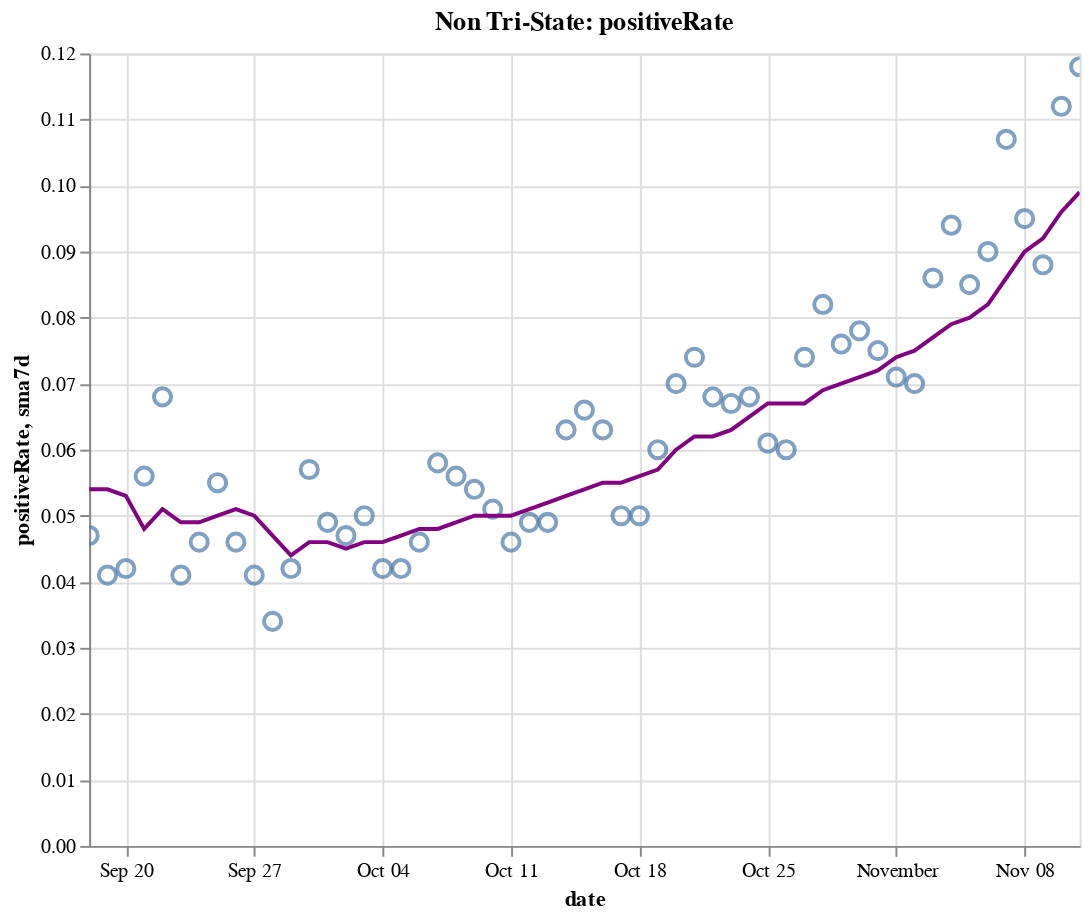

Notebook source saved alongside this figure:
### Code cell
create_plot(non_tristate, 'positiveRate')

### Figure 1 — Vega-Lite specification as saved in the notebook (floating-point values rounded to 4 significant figures)
{"config": {"view": {"continuousWidth": 400, "continuousHeight": 300}}, "layer": [{"layer": [{"mark": {"type": "point", "size": 75}, "encoding": {"tooltip": [{"type": "temporal", "field": "date"}, {"type": "quantitative", "field": "positiveRate"}, {"type": "quantitative", "field": "sma7d"}], "x": {"type": "temporal", "field": "date"}, "y": {"type": "quantitative", "field": "positiveRate"}}, "selection": {"selector016": {"type": "interval", "bind": "scales", "encodings": ["x", "y"]}}}, {"mark": {"type": "line", "color": "purple"}, "encoding": {"x": {"type": "temporal", "field": "date"}, "y": {"type": "quantitative", "field": "sma7d"}}}]}, {"mark": {"type": "rule", "color": "#aaa"}, "encoding": {"x": {"type": "temporal", "field": "date"}}, "transform": [{"filter": {"selection": "selector015"}}]}, {"mark": "circle", "encoding": {"opacity": {"condition": {"value": 1, "selection": "selector015"}, "value": 0}, "tooltip": [{"type": "temporal", "field": "date"}, {"type": "quantitative", "field": "positiveRate"}, {"type": "quantitative", "field": "sma7d"}], "x": {"type": "temporal", "field": "date"}, "y": {"type": "quantitative", "field": "positiveRate"}}, "selection": {"selector015": {"type": "single", "encodings": ["x"], "on": "mouseover", "nearest": true, "empty": "none"}}}, {"mark": {"type": "text", "align": "left", "dx": 5, "dy": -5, "stroke": "white", "strokeWidth": 2}, "encoding": {"text": {"type": "quantitative", "field": "positiveRate"}, "tooltip": [{"type": "temporal", "field": "date"}, {"type": "quantitative", "field": "positiveRate"}, {"type": "quantitative", "field": "sma7d"}], "x": {"type": "temporal", "field": "date"}, "y": {"type": "quantitative", "field": "positiveRate"}}, "transform": [{"filter": {"selection": "selector015"}}]}, {"mark": {"type": "text", "align": "left", "dx": 5, "dy": -5}, "encoding": {"text": {"type": "quantitative", "field": "positiveRate"}, "tooltip": [{"type": "temporal", "field": "date"}, {"type": "quantitative", "field": "positiveRate"}, {"type": "quantitative", "field": "sma7d"}], "x": {"type": "temporal", "field": "date"}, "y": {"type": "quantitative", "field": "positiveRate"}}, "transform": [{"filter": {"selection": "selector015"}}]}], "data": {"name": "data-70deb947f0da413fd2099fa2e5529700"}, "height": 400, "title": "Non Tri-State: positiveRate", "width": 500, "$schema": "https://vega.github.io/schema/vega-lite/v4.8.1.json", "datasets": {"data-70deb947f0da413fd2099fa2e5529700": [{"date": "2020-09-18T00:00:00", "totalTestResultsIncrease": 963400.0, "positiveIncrease": 45700.0, "death": 144600.0, "deathIncrease": 883.0, "positiveRate": 0.047, "state": "Non Tri-State", "sma7d": 0.054}, {"date": "2020-09-19T00:00:00", "totalTestResultsIncrease": 1065000.0, "positiveIncrease": 43440.0, "death": 145300.0, "deathIncrease": 735.0, "positiveRate": 0.041, "state": "Non Tri-State", "sma7d": 0.054}, {"date": "2020-09-20T00:00:00", "totalTestResultsIncrease": 817600.0, "positiveIncrease": 34370.0, "death": 145600.0, "deathIncrease": 322.0, "positiveRate": 0.042, "state": "Non Tri-State", "sma7d": 0.053}, {"date": "2020-09-21T00:00:00", "totalTestResultsIncrease": 670700.0, "positiveIncrease": 37600.0, "death": 145900.0, "deathIncrease": 281.0, "positiveRate": 0.056, "state": "Non Tri-State", "sma7d": 0.048}, {"date": "2020-09-22T00:00:00", "totalTestResultsIncrease": 710300.0, "positiveIncrease": 48040.0, "death": 146800.0, "deathIncrease": 842.0, "positiveRate": 0.068, "state": "Non Tri-State", "sma7d": 0.051}, {"date": "2020-09-23T00:00:00", "totalTestResultsIncrease": 904300.0, "positiveIncrease": 37320.0, "death": 147900.0, "deathIncrease": 1145.0, "positiveRate": 0.041, "state": "Non Tri-State", "sma7d": 0.049}, {"date": "2020-09-24T00:00:00", "totalTestResultsIncrease": 900000.0, "positiveIncrease": 41570.0, "death": 148800.0, "deathIncrease": 908.0, "positiveRate": 0.046, "state": "Non Tri-State", "sma7d": 0.049}, {"date": "2020-09-25T00:00:00", "totalTestResultsIncrease": 977000.0, "positiveIncrease": 53570.0, "death": 149700.0, "deathIncrease": 829.0, "positiveRate": 0.055, "state": "Non Tri-State", "sma7d": 0.05}, {"date": "2020-09-26T00:00:00", "totalTestResultsIncrease": 989400.0, "positiveIncrease": 45820.0, "death": 150500.0, "deathIncrease": 859.0, "positiveRate": 0.046, "state": "Non Tri-State", "sma7d": 0.051}, {"date": "2020-09-27T00:00:00", "totalTestResultsIncrease": 820100.0, "positiveIncrease": 33500.0, "death": 150800.0, "deathIncrease": 295.0, "positiveRate": 0.041, "state": "Non Tri-State", "sma7d": 0.05}, {"date": "2020-09-28T00:00:00", "totalTestResultsIncrease": 1006000.0, "positiveIncrease": 34100.0, "death": 151100.0, "deathIncrease": 245.0, "positiveRate": 0.034, "state": "Non Tri-State", "sma7d": 0.047}, {"date": "2020-09-29T00:00:00", "totalTestResultsIncrease": 815000.0, "positiveIncrease": 34460.0, "death": 151800.0, "deathIncrease": 725.0, "positiveRate": 0.042, "state": "Non Tri-State", "sma7d": 0.044}, {"date": "2020-09-30T00:00:00", "totalTestResultsIncrease": 747700.0, "positiveIncrease": 42330.0, "death": 152800.0, "deathIncrease": 1040.0, "positiveRate": 0.057, "state": "Non Tri-State", "sma7d": 0.046}, {"date": "2020-10-01T00:00:00", "totalTestResultsIncrease": 878000.0, "positiveIncrease": 43290.0, "death": 153600.0, "deathIncrease": 832.0, "positiveRate": 0.049, "state": "Non Tri-State", "sma7d": 0.046}, {"date": "2020-10-02T00:00:00", "totalTestResultsIncrease": 991700.0, "positiveIncrease": 46240.0, "death": 154500.0, "deathIncrease": 822.0, "positiveRate": 0.047, "state": "Non Tri-State", "sma7d": 0.045}, {"date": "2020-10-03T00:00:00", "totalTestResultsIncrease": 964800.0, "positiveIncrease": 48330.0, "death": 155200.0, "deathIncrease": 729.0, "positiveRate": 0.05, "state": "Non Tri-State", "sma7d": 0.046}, {"date": "2020-10-04T00:00:00", "totalTestResultsIncrease": 857600.0, "positiveIncrease": 36440.0, "death": 155500.0, "deathIncrease": 348.0, "positiveRate": 0.042, "state": "Non Tri-State", "sma7d": 0.046}, {"date": "2020-10-05T00:00:00", "totalTestResultsIncrease": 839900.0, "positiveIncrease": 35590.0, "death": 155900.0, "deathIncrease": 312.0, "positiveRate": 0.042, "state": "Non Tri-State", "sma7d": 0.047}, {"date": "2020-10-06T00:00:00", "totalTestResultsIncrease": 792300.0, "positiveIncrease": 36270.0, "death": 156500.0, "deathIncrease": 612.0, "positiveRate": 0.046, "state": "Non Tri-State", "sma7d": 0.048}, {"date": "2020-10-07T00:00:00", "totalTestResultsIncrease": 834500.0, "positiveIncrease": 48560.0, "death": 157400.0, "deathIncrease": 901.0, "positiveRate": 0.058, "state": "Non Tri-State", "sma7d": 0.048}, {"date": "2020-10-08T00:00:00", "totalTestResultsIncrease": 915600.0, "positiveIncrease": 51600.0, "death": 158300.0, "deathIncrease": 963.0, "positiveRate": 0.056, "state": "Non Tri-State", "sma7d": 0.049}, {"date": "2020-10-09T00:00:00", "totalTestResultsIncrease": 1008000.0, "positiveIncrease": 53980.0, "death": 159200.0, "deathIncrease": 880.0, "positiveRate": 0.054, "state": "Non Tri-State", "sma7d": 0.05}, {"date": "2020-10-10T00:00:00", "totalTestResultsIncrease": 1078000.0, "positiveIncrease": 54940.0, "death": 159900.0, "deathIncrease": 650.0, "positiveRate": 0.051, "state": "Non Tri-State", "sma7d": 0.05}, {"date": "2020-10-11T00:00:00", "totalTestResultsIncrease": 964200.0, "positiveIncrease": 44810.0, "death": 160300.0, "deathIncrease": 458.0, "positiveRate": 0.046, "state": "Non Tri-State", "sma7d": 0.05}, {"date": "2020-10-12T00:00:00", "totalTestResultsIncrease": 815000.0, "positiveIncrease": 39940.0, "death": 160600.0, "deathIncrease": 271.0, "positiveRate": 0.049, "state": "Non Tri-State", "sma7d": 0.051}, {"date": "2020-10-13T00:00:00", "totalTestResultsIncrease": 927400.0, "positiveIncrease": 45450.0, "death": 161300.0, "deathIncrease": 671.0, "positiveRate": 0.049, "state": "Non Tri-State", "sma7d": 0.052}, {"date": "2020-10-14T00:00:00", "totalTestResultsIncrease": 857000.0, "positiveIncrease": 53900.0, "death": 162100.0, "deathIncrease": 791.0, "positiveRate": 0.063, "state": "Non Tri-State", "sma7d": 0.053}, {"date": "2020-10-15T00:00:00", "totalTestResultsIncrease": 919700.0, "positiveIncrease": 60250.0, "death": 163000.0, "deathIncrease": 929.0, "positiveRate": 0.066, "state": "Non Tri-State", "sma7d": 0.054}, {"date": "2020-10-16T00:00:00", "totalTestResultsIncrease": 1030000.0, "positiveIncrease": 64620.0, "death": 163800.0, "deathIncrease": 860.0, "positiveRate": 0.063, "state": "Non Tri-State", "sma7d": 0.055}, {"date": "2020-10-17T00:00:00", "totalTestResultsIncrease": 1101000.0, "positiveIncrease": 55030.0, "death": 164600.0, "deathIncrease": 769.0, "positiveRate": 0.05, "state": "Non Tri-State", "sma7d": 0.055}, {"date": "2020-10-18T00:00:00", "totalTestResultsIncrease": 924000.0, "positiveIncrease": 45970.0, "death": 165000.0, "deathIncrease": 379.0, "positiveRate": 0.05, "state": "Non Tri-State", "sma7d": 0.056}, {"date": "2020-10-19T00:00:00", "totalTestResultsIncrease": 898100.0, "positiveIncrease": 53520.0, "death": 165400.0, "deathIncrease": 426.0, "positiveRate": 0.06, "state": "Non Tri-State", "sma7d": 0.057}, {"date": "2020-10-20T00:00:00", "totalTestResultsIncrease": 825900.0, "positiveIncrease": 57690.0, "death": 166200.0, "deathIncrease": 801.0, "positiveRate": 0.07, "state": "Non Tri-State", "sma7d": 0.06}, {"date": "2020-10-21T00:00:00", "totalTestResultsIncrease": 770100.0, "positiveIncrease": 57180.0, "death": 167200.0, "deathIncrease": 991.0, "positiveRate": 0.074, "state": "Non Tri-State", "sma7d": 0.062}, {"date": "2020-10-22T00:00:00", "totalTestResultsIncrease": 1028000.0, "positiveIncrease": 69600.0, "death": 168300.0, "deathIncrease": 1108.0, "positiveRate": 0.068, "state": "Non Tri-State", "sma7d": 0.062}, {"date": "2020-10-23T00:00:00", "totalTestResultsIncrease": 1173000.0, "positiveIncrease": 78900.0, "death": 169200.0, "deathIncrease": 888.0, "positiveRate": 0.067, "state": "Non Tri-State", "sma7d": 0.063}, {"date": "2020-10-24T00:00:00", "totalTestResultsIncrease": 1162000.0, "positiveIncrease": 78780.0, "death": 170100.0, "deathIncrease": 869.0, "positiveRate": 0.068, "state": "Non Tri-State", "sma7d": 0.065}, {"date": "2020-10-25T00:00:00", "totalTestResultsIncrease": 1025000.0, "positiveIncrease": 62330.0, "death": 170400.0, "deathIncrease": 361.0, "positiveRate": 0.061, "state": "Non Tri-State", "sma7d": 0.067}, {"date": "2020-10-26T00:00:00", "totalTestResultsIncrease": 957700.0, "positiveIncrease": 57650.0, "death": 170800.0, "deathIncrease": 358.0, "positiveRate": 0.06, "state": "Non Tri-State", "sma7d": 0.067}, {"date": "2020-10-27T00:00:00", "totalTestResultsIncrease": 926400.0, "positiveIncrease": 68820.0, "death": 171700.0, "deathIncrease": 895.0, "positiveRate": 0.074, "state": "Non Tri-State", "sma7d": 0.067}, {"date": "2020-10-28T00:00:00", "totalTestResultsIncrease": 902800.0, "positiveIncrease": 74450.0, "death": 172700.0, "deathIncrease": 983.0, "positiveRate": 0.082, "state": "Non Tri-State", "sma7d": 0.069}, {"date": "2020-10-29T00:00:00", "totalTestResultsIncrease": 1085000.0, "positiveIncrease": 82620.0, "death": 173700.0, "deathIncrease": 1017.0, "positiveRate": 0.076, "state": "Non Tri-State", "sma7d": 0.07}, {"date": "2020-10-30T00:00:00", "totalTestResultsIncrease": 1182000.0, "positiveIncrease": 91720.0, "death": 174600.0, "deathIncrease": 907.0, "positiveRate": 0.078, "state": "Non Tri-State", "sma7d": 0.071}, {"date": "2020-10-31T00:00:00", "totalTestResultsIncrease": 1155000.0, "positiveIncrease": 87080.0, "death": 175500.0, "deathIncrease": 949.0, "positiveRate": 0.075, "state": "Non Tri-State", "sma7d": 0.072}, {"date": "2020-11-01T00:00:00", "totalTestResultsIncrease": 988900.0, "positiveIncrease": 70050.0, "death": 175900.0, "deathIncrease": 370.0, "positiveRate": 0.071, "state": "Non Tri-State", "sma7d": 0.074}, {"date": "2020-11-02T00:00:00", "totalTestResultsIncrease": 1089000.0, "positiveIncrease": 76600.0, "death": 176400.0, "deathIncrease": 448.0, "positiveRate": 0.07, "state": "Non Tri-State", "sma7d": 0.075}, {"date": "2020-11-03T00:00:00", "totalTestResultsIncrease": 953100.0, "positiveIncrease": 81930.0, "death": 177900.0, "deathIncrease": 1496.0, "positiveRate": 0.086, "state": "Non Tri-State", "sma7d": 0.077}, {"date": "2020-11-04T00:00:00", "totalTestResultsIncrease": 1037000.0, "positiveIncrease": 96990.0, "death": 178900.0, "deathIncrease": 1067.0, "positiveRate": 0.094, "state": "Non Tri-State", "sma7d": 0.079}, {"date": "2020-11-05T00:00:00", "totalTestResultsIncrease": 1296000.0, "positiveIncrease": 109500.0, "death": 180000.0, "deathIncrease": 1077.0, "positiveRate": 0.085, "state": "Non Tri-State", "sma7d": 0.08}, {"date": "2020-11-06T00:00:00", "totalTestResultsIncrease": 1326000.0, "positiveIncrease": 118800.0, "death": 181100.0, "deathIncrease": 1140.0, "positiveRate": 0.09, "state": "Non Tri-State", "sma7d": 0.082}, {"date": "2020-11-07T00:00:00", "totalTestResultsIncrease": 1142000.0, "positiveIncrease": 122400.0, "death": 182200.0, "deathIncrease": 1077.0, "positiveRate": 0.107, "state": "Non Tri-State", "sma7d": 0.086}, {"date": "2020-11-08T00:00:00", "totalTestResultsIncrease": 1112000.0, "positiveIncrease": 105400.0, "death": 182700.0, "deathIncrease": 464.0, "positiveRate": 0.095, "state": "Non Tri-State", "sma7d": 0.09}, {"date": "2020-11-09T00:00:00", "totalTestResultsIncrease": 1246000.0, "positiveIncrease": 110200.0, "death": 183200.0, "deathIncrease": 516.0, "positiveRate": 0.088, "state": "Non Tri-State", "sma7d": 0.092}, {"date": "2020-11-10T00:00:00", "totalTestResultsIncrease": 1083000.0, "positiveIncrease": 121700.0, "death": 184500.0, "deathIncrease": 1285.0, "positiveRate": 0.112, "state": "Non Tri-State", "sma7d": 0.096}, {"date": "2020-11-11T00:00:00", "totalTestResultsIncrease": 1137000.0, "positiveIncrease": 134600.0, "death": 185900.0, "deathIncrease": 1376.0, "positiveRate": 0.118, "state": "Non Tri-State", "sma7d": 0.099}]}}
